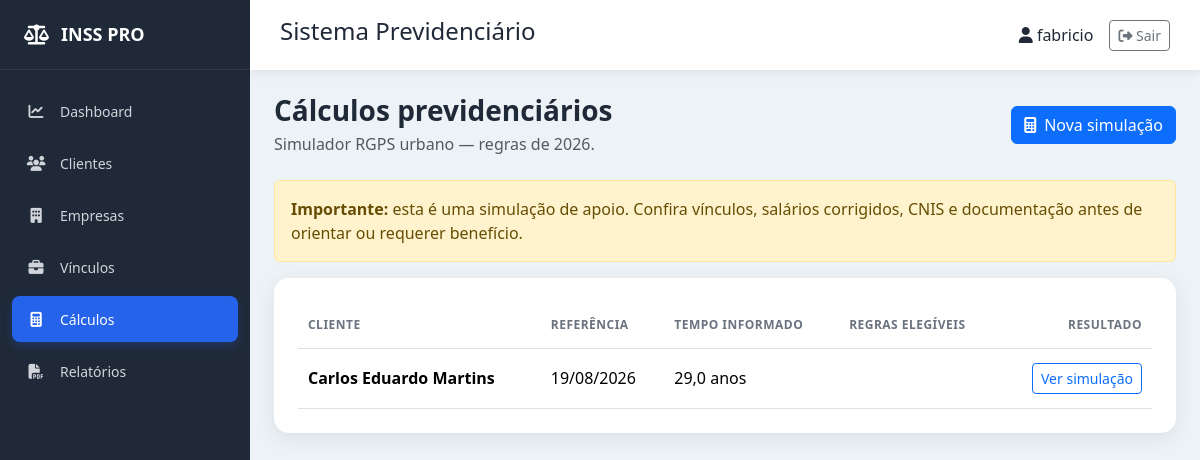
Screenshot of /calculos/ (signed in) with the database file from the repository.
### calculos/models.py (models this page shows, shortened)
class Simulacao(models.Model):
    CATEGORIAS = [
        (
            "EMPREGADO",
            "Empregado, doméstico ou avulso",
        ),
        (
            "INDIVIDUAL",
            "Contribuinte individual (20%)",
        ),
        (
            "SIMPLIFICADO",
            "Facultativo / plano simplificado (11%)",
        ),
        (
            "MEI",
            "MEI / facultativo baixa renda (5%)",
        ),
    ]
    cliente = models.ForeignKey(
        Cliente,
        on_delete=models.PROTECT,
        related_name="simulacoes",
    )
    data_referencia = models.DateField()
    filiado_antes_reforma = models.BooleanField(
        default=False
    )
    carencia_meses = models.PositiveIntegerField(
        help_text="Quantidade de contribuições válidas para carência."
    )
    contribuicao_meses = models.PositiveIntegerField(
        help_text="Tempo total de contribuição em meses."
    )
    contribuicao_em_2019_meses = models.PositiveIntegerField(
        default=0,
        help_text="Tempo de contribuição apurado em 13/11/2019."
    )
    salario_medio_atualizado = models.DecimalField(
        max_digits=12,
        decimal_places=2,
        blank=True,
        null=True,
        help_text="Média já atualizada monetariamente pelo CNIS."
    )
    categoria = models.CharField(
        max_length=15,
        choices=CATEGORIAS,
        default="EMPREGADO",
    )
    salario_contribuicao = models.DecimalField(
        max_digits=12,
        decimal_places=2,
        blank=True,
        null=True,
    )
    grau_exposicao = models.PositiveSmallIntegerField(
        choices=[
            (15, "15 anos"),
            (20, "20 anos"),
            (25, "25 anos"),
        ],
        blank=True,
        null=True,
    )
    exposicao_especial_meses = models.PositiveIntegerField(
        default=0,
        help_text="Tempo de efetiva exposição, em meses."
    )
    ppp_comprovado = models.BooleanField(
        default=False,
        help_text="PPP/LTCAT válido para os períodos especiais."
    )
    atividade_rural_meses = models.PositiveIntegerField(
        default=0,
        help_text="Meses de atividade rural comprovável."
    )
    tempo_hibrido_meses = models.PositiveIntegerField(
        default=0,
        help_text="Total de meses urbanos e rurais para a modalidade híbrida."
    )
    comprovacao_rural = models.BooleanField(
        default=False,
        help_text="Documentos/autodeclaração rural disponíveis."
    )
    magisterio_meses = models.PositiveIntegerField(
        default=0,
        help_text="Tempo exclusivo de magistério na educação básica, em meses."
    )
    magisterio_em_2019_meses = models.PositiveIntegerField(
        default=0
    )
    comprovacao_magisterio = models.BooleanField(
        default=False
    )
    grau_deficiencia = models.CharField(
        max_length=10,
        choices=[
            ("LEVE", "Leve"),
            ("MODERADA", "Moderada"),
            ("GRAVE", "Grave"),
        ],
        blank=True,
    )
    deficiencia_meses = models.PositiveIntegerField(
        default=0,
        help_text="Tempo de contribuição na condição de pessoa com deficiência."
    )
    deficiencia_reconhecida = models.BooleanField(
        default=False,
        help_text="Grau reconhecido em avaliação médico-social do INSS."
    )
    resultado = models.JSONField(
        default=dict,
        editable=False,
    )
    criado_em = models.DateTimeField(
        auto_now_add=True
    )
    class Meta:
        ordering = ["-criado_em"]
        verbose_name = "Simulação"
        verbose_name_plural = "Simulações"

### clientes/models.py (models this page shows)
class Cliente(models.Model):
    SEXO = [
        ("M", "Masculino"),
        ("F", "Feminino"),
    ]
    ESTADO_CIVIL = [
        ("Solteiro", "Solteiro"),
        ("Casado", "Casado"),
        ("Divorciado", "Divorciado"),
        ("Viúvo", "Viúvo"),
        ("União Estável", "União Estável"),
    ]
    nome = models.CharField(
        max_length=200
    )
    cpf = models.CharField(
        max_length=14,
        unique=True
    )
    rg = models.CharField(
        max_length=20,
        blank=True
    )
    nascimento = models.DateField()
    sexo = models.CharField(
        max_length=1,
        choices=SEXO
    )
    estado_civil = models.CharField(
        max_length=20,
        choices=ESTADO_CIVIL,
        blank=True
    )
    telefone = models.CharField(
        max_length=20,
        blank=True
    )
    celular = models.CharField(
        max_length=20,
        blank=True
    )
    email = models.EmailField(
        blank=True
    )
    cep = models.CharField(
        max_length=10,
        blank=True
    )
    endereco = models.CharField(
        max_length=200,
        blank=True
    )
    numero = models.CharField(
        max_length=10,
        blank=True
    )
    complemento = models.CharField(
        max_length=100,
        blank=True
    )
    bairro = models.CharField(
        max_length=100,
        blank=True
    )
    cidade = models.CharField(
        max_length=100,
        blank=True
    )
    estado = models.CharField(
        max_length=2,
        blank=True
    )
    pis = models.CharField(
        max_length=20,
        blank=True
    )
    beneficio = models.CharField(
        max_length=30,
        blank=True
    )
    observacoes = models.TextField(
        blank=True
    )
    criado_em = models.DateTimeField(
        auto_now_add=True
    )
    atualizado_em = models.DateTimeField(
        auto_now=True
    )
    class Meta:
        ordering = ["nome"]
        verbose_name = "Cliente"
        verbose_name_plural = "Clientes"
    def __str__(self):
        return self.nome

### calculos/views.py (the view)
# urls.py: path("calculos/", views.lista, name="lista"),
def lista(request):
    simulacoes = (
        Simulacao.objects
        .select_related("cliente")
        .all()
    )
    return render(
        request,
        "calculos/lista.html",
        {
            "simulacoes": simulacoes,
        },
    )

### templates/calculos/lista.html
{% extends "base.html" %}
{% block content %}
<div class="page-header d-flex flex-wrap justify-content-between align-items-center gap-3 mb-4"><div><h1 class="h3 mb-1">Cálculos previdenciários</h1><p class="text-muted mb-0">Simulador RGPS urbano — regras de 2026.</p></div><a href="{% url 'calculos:nova' %}" class="btn btn-primary"><i class="fa-solid fa-calculator me-2"></i>Nova simulação</a></div>
<div class="alert alert-warning"><strong>Importante:</strong> esta é uma simulação de apoio. Confira vínculos, salários corrigidos, CNIS e documentação antes de orientar ou requerer benefício.</div>
<div class="card content-card"><div class="card-body p-4"><div class="table-responsive"><table class="table align-middle mb-0"><thead><tr><th>Cliente</th><th>Referência</th><th>Tempo informado</th><th>Regras elegíveis</th><th class="text-end">Resultado</th></tr></thead><tbody>{% for simulacao in simulacoes %}<tr><td><strong>{{ simulacao.cliente }}</strong></td><td>{{ simulacao.data_referencia|date:"d/m/Y" }}</td><td>{{ simulacao.resultado.anos_contribuicao }} anos</td><td>{% for regra in simulacao.resultado.regras %}{% if regra.elegivel %}<span class="badge text-bg-success me-1">{{ regra.nome }}</span>{% endif %}{% empty %}—{% endfor %}</td><td class="text-end"><a href="{% url 'calculos:detalhe' simulacao.pk %}" class="btn btn-sm btn-outline-primary">Ver simulação</a></td></tr>{% empty %}<tr><td colspan="5" class="text-center py-5 text-muted"><i class="fa-solid fa-calculator fs-2 d-block mb-2"></i>Nenhuma simulação realizada ainda.</td></tr>{% endfor %}</tbody></table></div></div></div>
{% endblock %}

### templates/navbar.html (shortened to what this page needs)
<div class="topbar">
    <h4>Sistema Previdenciário</h4>
    <div class="d-flex align-items-center gap-3">
        <span>
            <i class="fa-solid fa-user"></i>
            {{ request.user.username }}
        </span>
        <form method="post" action="{% url 'logout' %}" class="m-0">
            <button type="submit"
                    class="btn btn-outline-secondary btn-sm">
                <i class="fa-solid fa-right-from-bracket"></i>
                Sair
            </button>
        </form>
    </div>
</div>

### static/css/style.css (style rules this page uses)
* { margin: 0; padding: 0; box-sizing: border-box; }
body { font-family: "Segoe UI", Arial, sans-serif; background: #edf2f7; color: #1f2937; }
.topbar { height: 70px; background: white; box-shadow: 0 2px 10px rgba(0, 0, 0, 0.08); display: flex; align-items: center; justify-content: space-between; padding: 0 30px; }
.page-header h1 { font-weight: 700; }
.content-card { border: none; border-radius: 15px; box-shadow: 0 5px 20px rgba(0, 0, 0, 0.08); }
.content-card .table thead th { color: #6b7280; font-size: 12px; text-transform: uppercase; letter-spacing: .04em; border-bottom-width: 1px; }
.content-card .table td, .content-card .table th { padding: 14px 10px; }

### rows the page displays
Simulacao: cliente "Carlos Eduardo Martins", data_referencia "19/08/2026", resultado.anos_contribuicao "29,0"

### other values shown
{{ request.user.username }} "fabricio"
